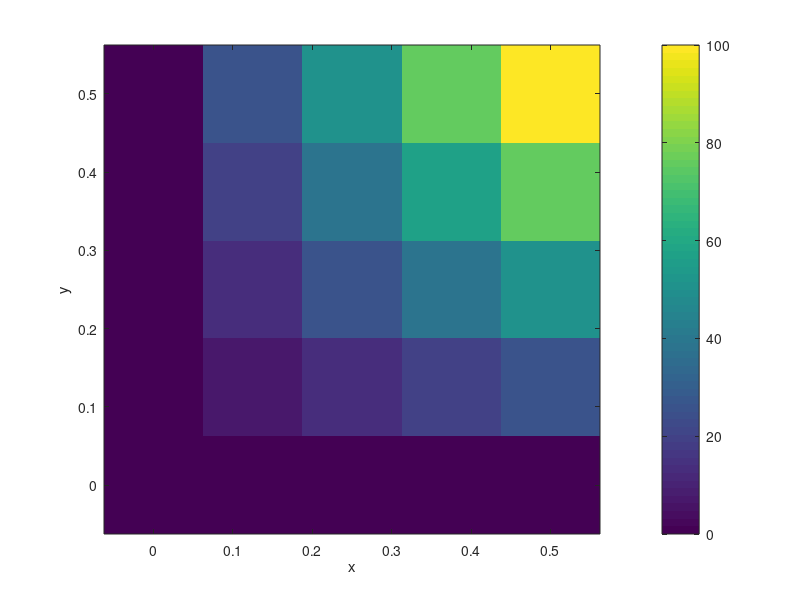

Recreate this plot in MATLAB.
%% Solve the Laplace equation by inversion

%% Initialisation 
clear;

n = 3; % inner nodes on x-axis
m = 3; % inner nodes on y-axis

N = n*m; % Total number of inner nodes

% Create a sparse band-matrix using spdiags
% Sparse matrices use much less memory as we don't have to store
% zeroes.
e = ones(N,1);
d = ones(N,1); d(n:n:(N-m)) = 0;
A = spdiags([e d -2*e],[-3,-1,0],N,N);
A = A + A';

% Convert from sparse to full matrix
Afull = full(A);

% From boundary conditions
b = [-25, -50,-150, 0, 0, -50, 0, 0, -25]';

%% Direct solve
p = A\b;

% In order to plot the result we have to reshape our solution vector
pSol = reshape(p,n,m)';
% We want to also plot the boundary conditions
x = linspace(0,0.5,n+2);
y = linspace(0,0.5,m+2);
U = zeros(n+2,m+2);
U(2:4,2:4) = pSol;        % inner part
U(1,:)     = 200*x;       % top part
U(:,end)   = 200*flip(y); % right part
% surf(x,y,flipud(U)); shading('interp');
imagesc(x,y,flipud(U));
set(gca,'YDir','normal')
xlabel('x');
ylabel('y');
colorbar();

